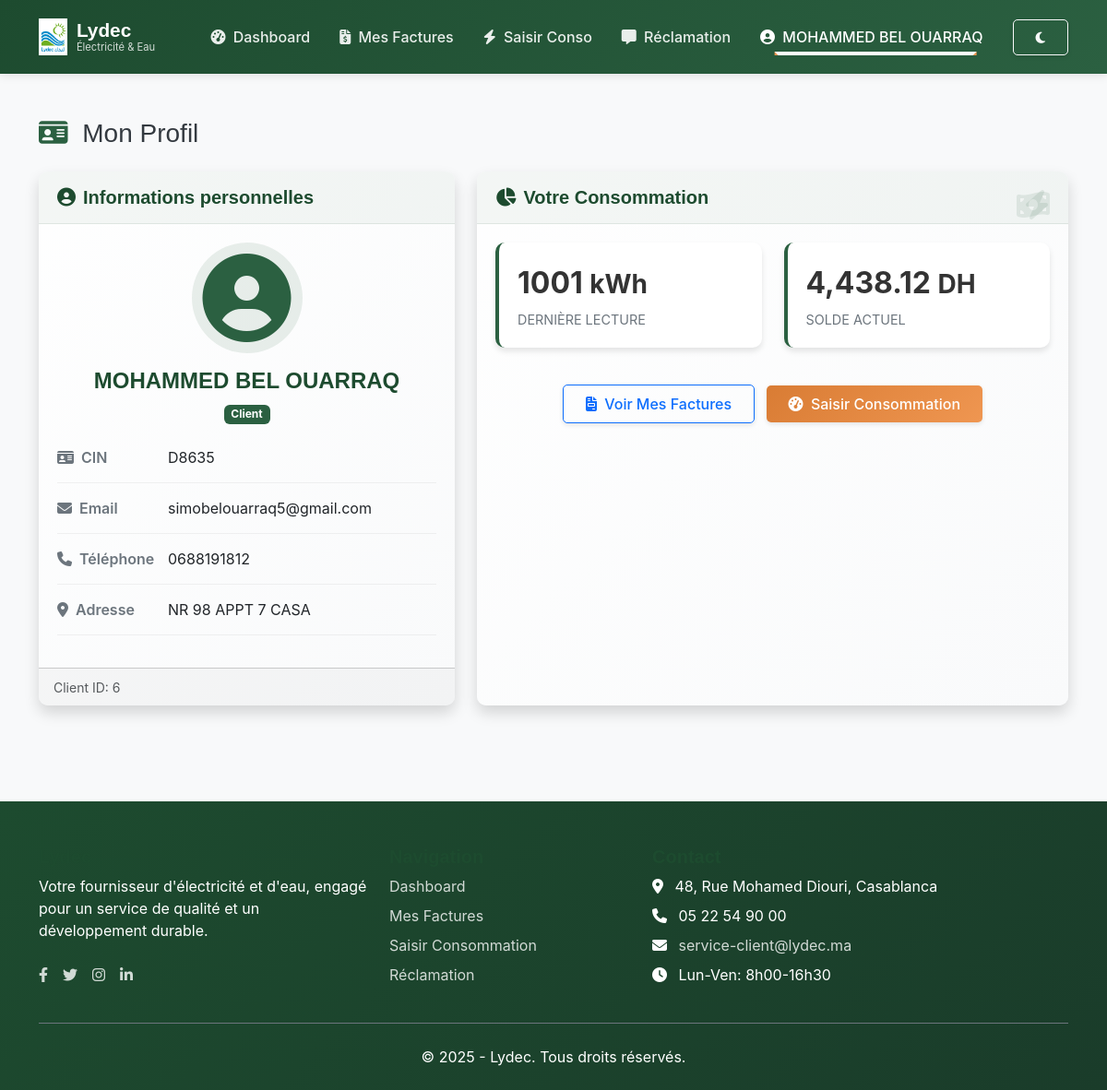
The page /IHM/client/client_profile.php (signed in) on the database as committed earlier.
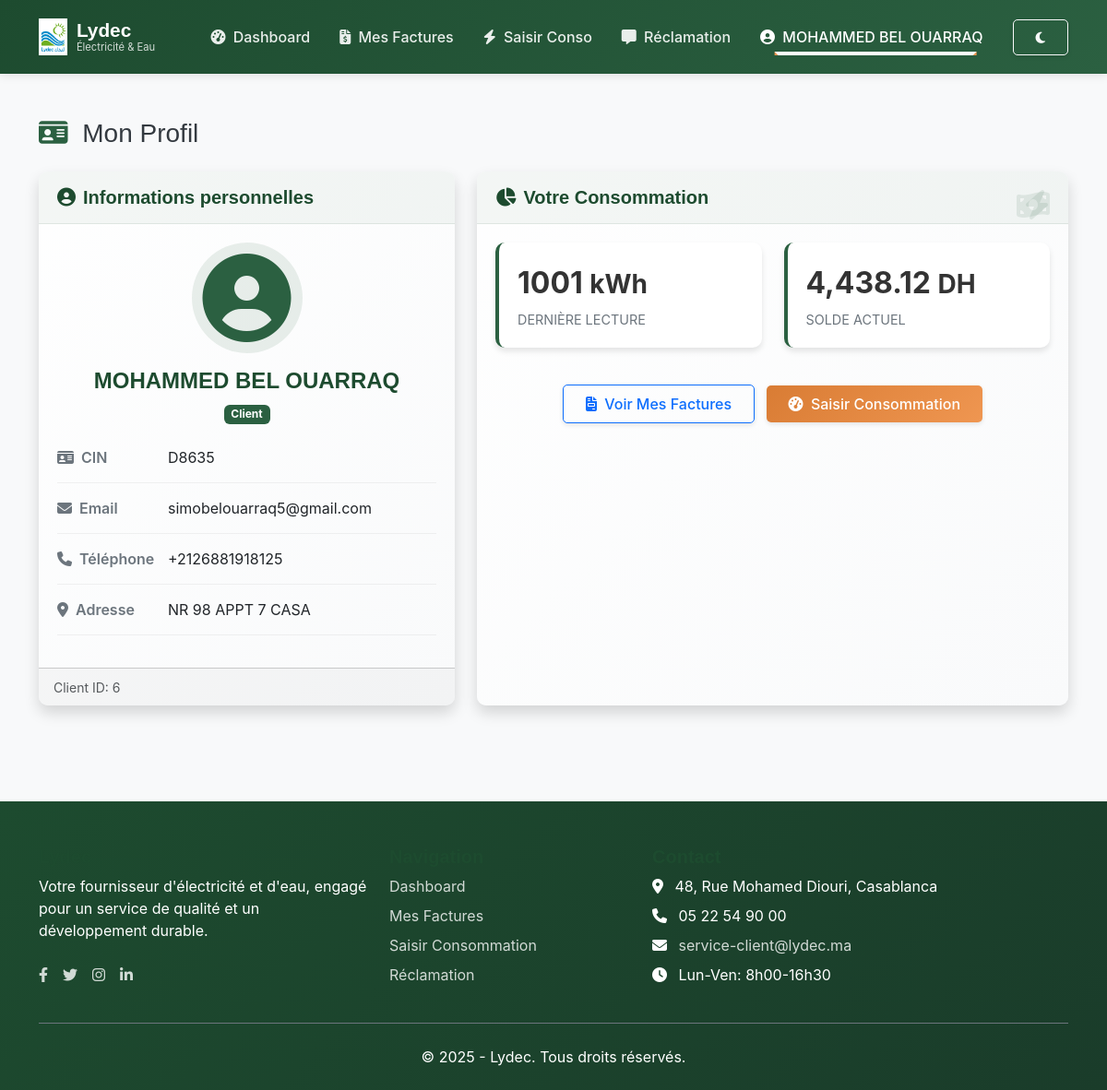
The same page on the database as committed later.
### tables this page shows
CREATE TABLE Client (
        id INTEGER PRIMARY KEY AUTOINCREMENT,
        cin TEXT NOT NULL,
        nom TEXT NOT NULL,
        prenom TEXT NOT NULL,
        email TEXT NOT NULL UNIQUE,
        telephone TEXT NOT NULL,
        adresse TEXT NOT NULL,
        password TEXT NOT NULL
    );

### BD/Client.php (called while the page is built, shortened)
<?php
class Client {
    private $pdo;
    public function __construct($pdo) {
        $this->pdo = $pdo;
    }
    public function getProfile($id) {
        $sql = "SELECT * FROM Client WHERE id = ?";
        $stmt = $this->pdo->prepare($sql);
        $stmt->execute([$id]);
        return $stmt->fetch(PDO::FETCH_ASSOC);
    }
}
?>

### IHM/client/client_profile.php (the view, shortened to what the changed rows need)
<?php
require_once '../../BD/db.php';
require_once '../../BD/Client.php';
require_once '../../BD/Consumption.php';
$clientId = $_SESSION['client']['id'];
$clientModel = new Client($pdo);
$client = $clientModel->getProfile($clientId);
?>
<!DOCTYPE html>
<html lang="fr">
<head>
  <link href="https://cdn.jsdelivr.net/npm/bootstrap@5.3.0/dist/css/bootstrap.min.css" rel="stylesheet">
  <link rel="stylesheet" href="https://cdnjs.cloudflare.com/ajax/libs/font-awesome/6.4.0/css/all.min.css">
  <link href="https://unpkg.com/aos@2.3.1/dist/aos.css" rel="stylesheet">
  <link rel="stylesheet" href="../../assets/css/client-style.css">
</head>
<body>
  <nav class="navbar navbar-expand-lg navbar-dark">
    <div class="container">
      <div class="collapse navbar-collapse" id="clientNavbar">
        <ul class="navbar-nav ms-auto mb-2 mb-lg-0">
          <li class="nav-item dropdown">
            <a class="nav-link dropdown-toggle active" href="#" id="navbarDropdown" role="button" data-bs-toggle="dropdown" aria-expanded="false">
              <i class="fas fa-user-circle me-1"></i> <?php echo htmlspecialchars($client['prenom'] . ' ' . $client['nom']); ?>
            </a>
          </li>
        </ul>
      </div>
    </div>
  </nav>
  <main class="py-4">
    <div class="container my-4">
      <div class="d-sm-flex align-items-center justify-content-between mb-4">
        <h1 class="h3 mb-0" data-aos="fade-right">
          <i class="fas fa-id-card me-2 text-primary"></i>
          Mon Profil
        </h1>
      </div>
      <div class="row">
        <div class="col-lg-5 mb-4" data-aos="fade-up">
          <div class="card shadow h-100">
            <div class="card-body">
              <?php if ($client): ?>
              <div class="text-center mb-4">
                <div class="profile-icon">
                  <i class="fas fa-user-circle fa-6x text-primary"></i>
                </div>
                <h4 class="mt-3"><?php echo htmlspecialchars($client['prenom'] . ' ' . $client['nom']); ?></h4>
                <span class="badge bg-primary">Client</span>
              </div>
              <div class="profile-details">
                <div class="info-row">
                  <div class="info-label"><i class="fas fa-id-card me-2"></i>CIN</div>
                  <div class="info-value"><?php echo htmlspecialchars($client['cin']); ?></div>
                </div>
                <div class="info-row">
                  <div class="info-label"><i class="fas fa-envelope me-2"></i>Email</div>
                  <div class="info-value"><?php echo htmlspecialchars($client['email']); ?></div>
                </div>
                <div class="info-row">
                  <div class="info-label"><i class="fas fa-phone me-2"></i>Téléphone</div>
                  <div class="info-value"><?php echo htmlspecialchars($client['telephone']); ?></div>
                </div>
                <div class="info-row">
                  <div class="info-label"><i class="fas fa-map-marker-alt me-2"></i>Adresse</div>
                  <div class="info-value"><?php echo htmlspecialchars($client['adresse']); ?></div>
                </div>
              </div>
              <?php endif; ?>
            </div>
          </div>
        </div>
      </div>
    </div>
  </main>
</body>
</html>

Rows that differ between the two databases and show on the page:
changed client "MOHAMMED BEL OUARRAQ": telephone "0688191812" → "+2126881918125"
